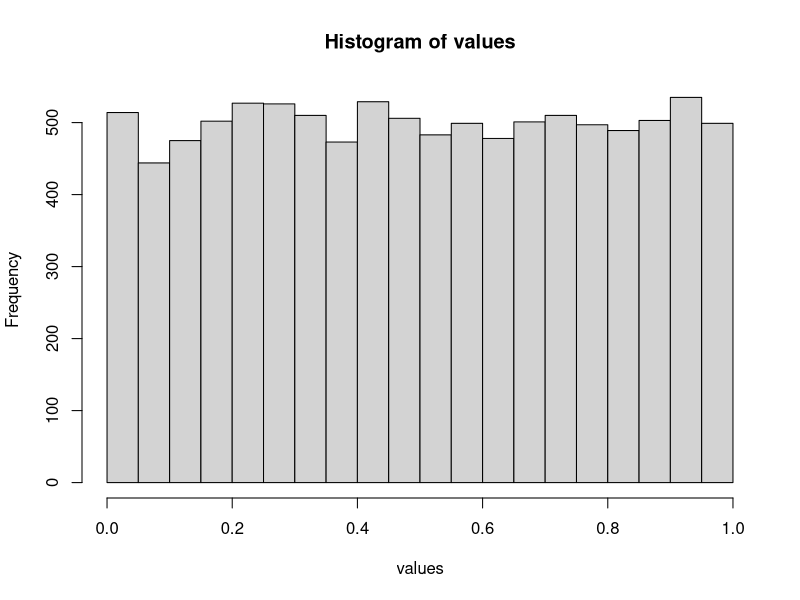
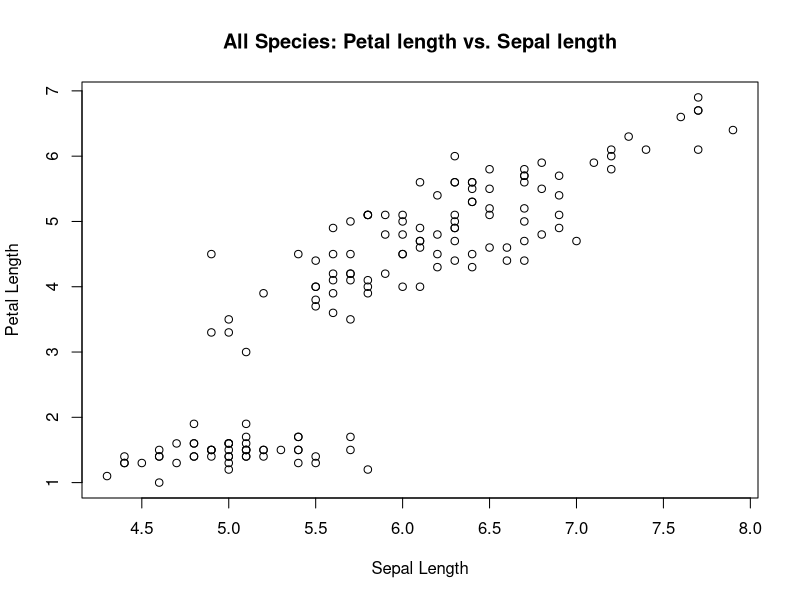
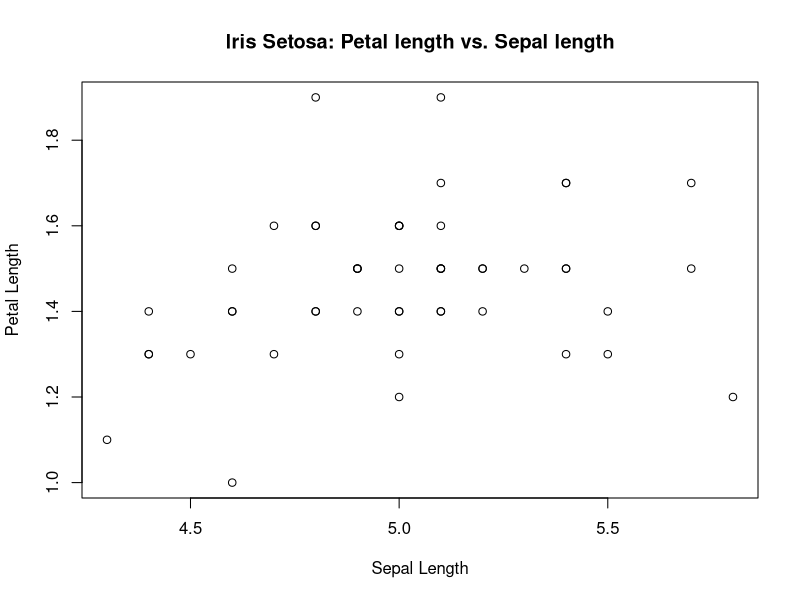
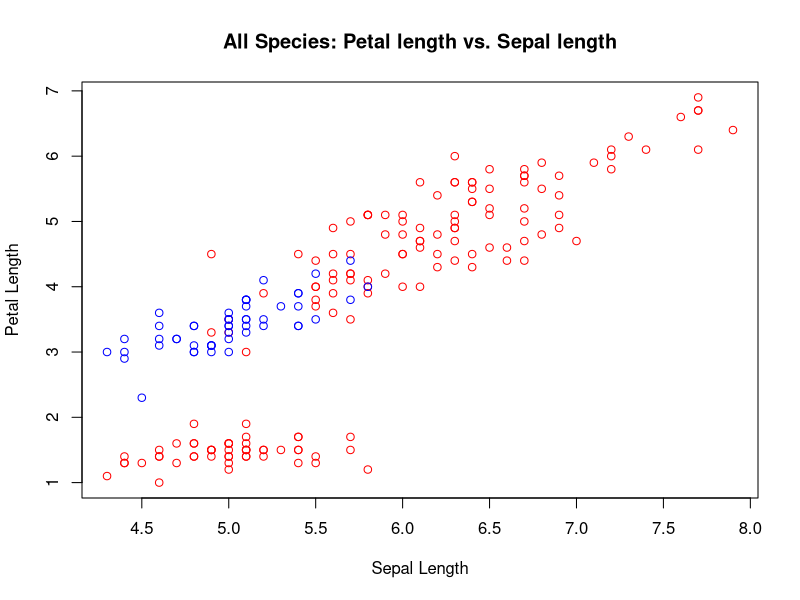
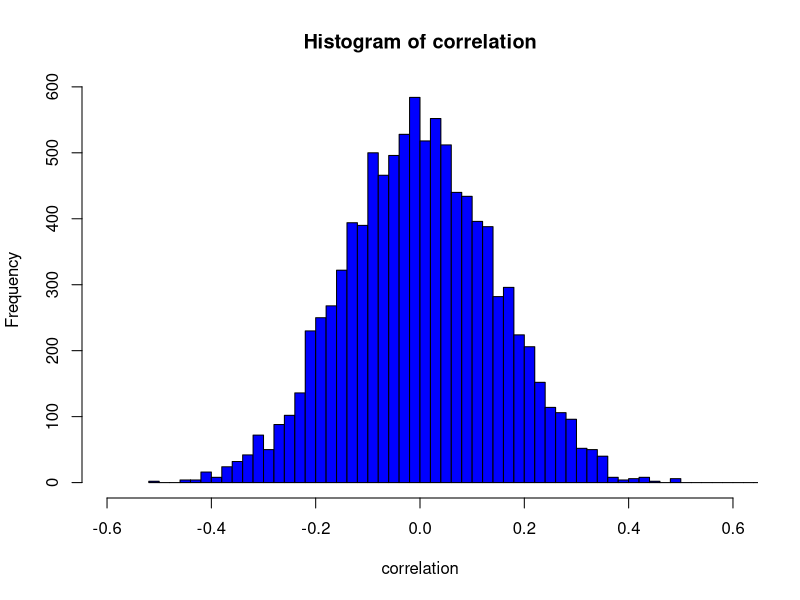
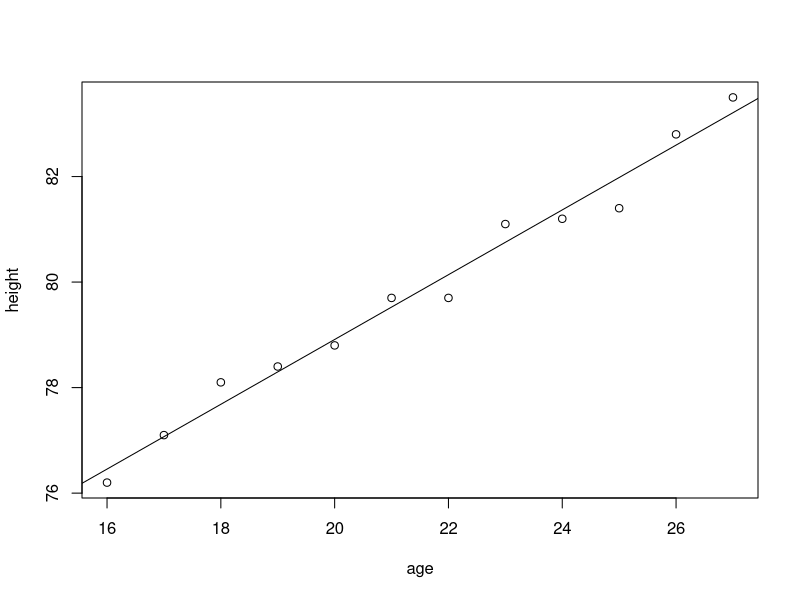

The R source for these figures, in order:
# 1a
metrics <- function(values) {
  print(mean(values))
  print(median(values))
  print(var(values))
}
 
print("-- 1a --")
values <- c(0.03, 0.04, 0.05, 0.49, 0.50, 0.59, 0.66, 0.72, 0.83, 1.17)
metrics(values)

#1b
print("-- 1b --")
metrics(runif(100, 0, 2))

#1c
values = runif(10000, 0, 1)
hist(values, breaks=20)

#2
print("-- 2 --")
geyser_metrics <- function(values) {
  print(min(values))
  print(max(values))
  mean <- mean(values) 
  print(mean)
  median <- median(values)
  print(median)
  print(abs(mean - median))
}

geyser_metrics(faithful$eruptions)
geyser_metrics(faithful$waiting)

#3a
print("-- 3a --")
library("plyr") 

iris = read.csv("iris.data")

uniqueSpecies <- length(unique(iris$Species))
cat("# unique species", uniqueSpecies, Sep="\n")

speciesCount <- count(iris, "Species")
print(speciesCount)

#3b
plot(iris$Sepal.length, iris$Petal.length, main="All Species: Petal length vs. Sepal length", xlab="Sepal Length", ylab="Petal Length")

#3c
setosa <- subset(iris, Species == "Iris-setosa")
plot(setosa$Sepal.length, setosa$Petal.length, main="Iris Setosa: Petal length vs. Sepal length", xlab="Sepal Length", ylab="Petal Length")

#3d
plot(iris$Sepal.length, iris$Petal.length, main="All Species: Petal length vs. Sepal length", xlab="Sepal Length", ylab="Petal Length", col="red")
points(setosa, col="blue")

#4
m <- matrix(runif(50* 100), 50, 100)
correlation <- cor(m)
# Two or one histograms for this task?
hist(correlation, breaks=100, xlim=range(-0.6, 0.6), col="blue")

#5 
age <- c(16, 17, 18, 19, 20, 21, 22, 23, 24, 25, 26, 27)
height <- c(76.2, 77.1, 78.1, 78.4, 78.8, 79.7, 79.7, 81.1, 81.2, 81.4, 82.8, 83.5)
plot(height~age)
abline(lm(height~age))